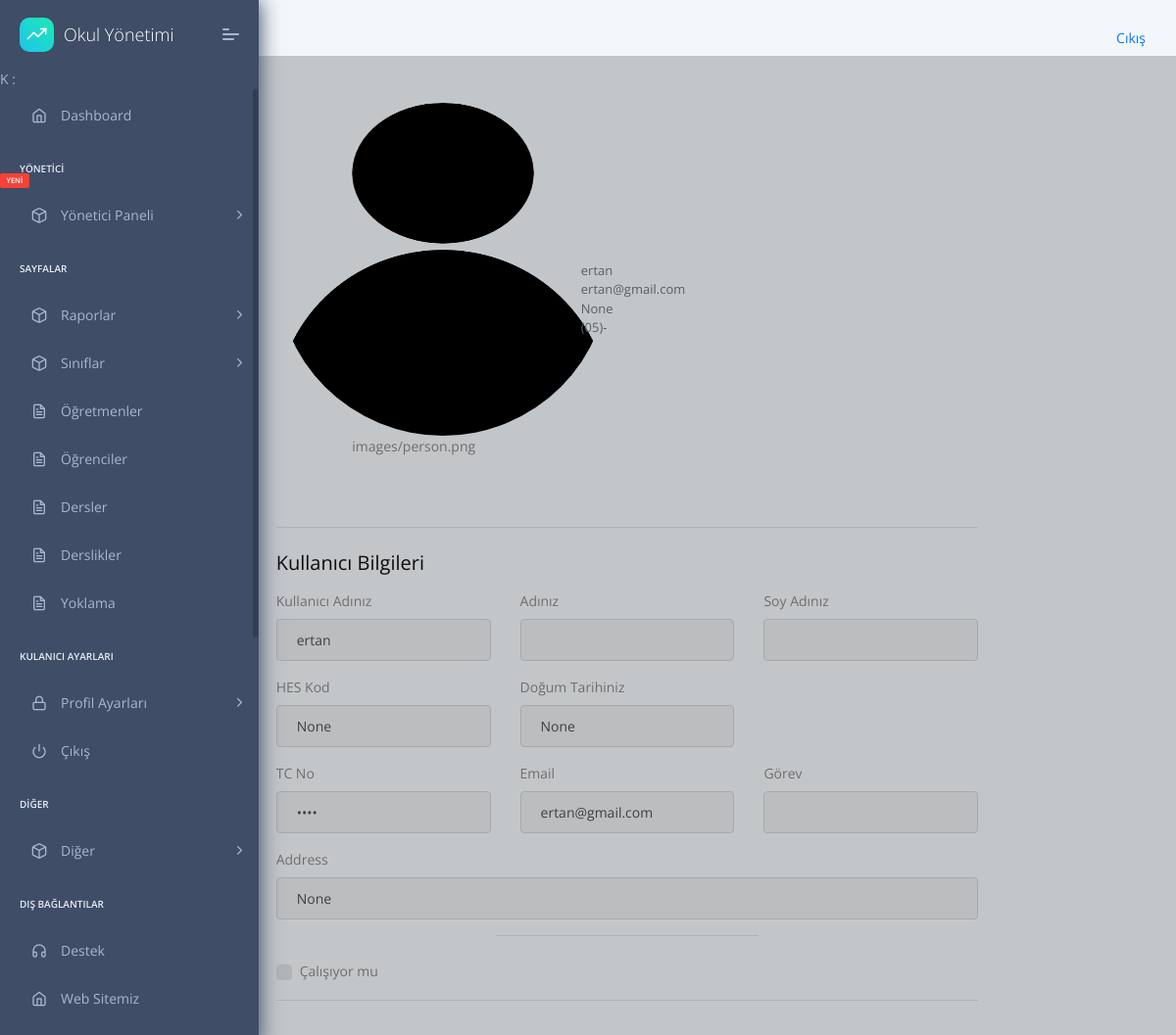
/view/7 (signed in), run on the app's committed database.
### apps/home/models.py (models this page shows, shortened)
class Profil(models.Model):
    user=models.OneToOneField(User,on_delete=models.CASCADE,related_name="user")
    TC=models.CharField(max_length=11,unique=True,validators=[validateEven],blank=True,null=True)# regex eklenecek, validasyon yapilacak
    image=models.ImageField(upload_to="images/ogretmenler/",blank=True,null=True,default='images/person.png')
    job=models.ForeignKey(JobsTable,on_delete=models.CASCADE,unique=False,blank=True,null=True)
    phone=models.CharField(validators=[validatePhone], max_length=17, blank=True,default="05",null=True,unique=False) # regex eklenecek, validasyon yapilacak
    adress=models.TextField(max_length=100,unique=False,blank=True,null=True)
    isWorking=models.BooleanField(default=True,unique=False,blank=True,null=True)
    HESCode=models.CharField(max_length=12,unique=True,validators=[validateHesCode],blank=True,null=True)
    birthdate=models.DateField(("Doğum Tarihiniz"), auto_now=False, auto_now_add=False,unique=False,blank=True,null=True)
    sexualChoice=(('Kız','Kız'),
              ('Erkek','Erkek'),
              ('Diger','Diğer'),
    )
    gender=CharField(max_length=10 ,choices=sexualChoice,unique=False,blank=True,null=True)

### apps/home/views.py (the view)
# urls.py: path('view/<int:pk>', views.profilView, name='users-view'),
@login_required(login_url="/login/")
def profilView(request,pk=None):
    detail = Profil.objects.get(id=pk)
    context={
        'detail':detail,
        'media_url':settings.MEDIA_URL
        }
    return render(request, "home/profilView.html", context)

### apps/templates/home/profilView.html (shortened to what this page needs)
{% extends "layouts/base.html" %}
{% block content %}
<div class="container">
    <div class="row justify-content-center">
        <div class="col-12 col-lg-10 col-xl-8 mx-auto">
            <div class="my-4">
                <form method="POST">
                    <div class="row mt-5 align-items-center">
                        <div class="col-md-5 text-center mb-5">
                            <div class="avatar avatar-xl">
                                <img src="{{detail.image.url}}" alt="..." class="avatar-img rounded-circle" width="340" height="340"/>
                                {{detail.image}}
                            </div>
                        </div>
                        <div class="col">
                            <div class="row align-items-center">
                                <div class="col-md-7">
                                </div>
                            </div>
                            <div class="row mb-4">
                                <div class="col">
                                    <p class="small mb-0 text-muted">{{detail.user.username}}</p>
                                    <p class="small mb-0 text-muted">{{detail.user.email}}</p>
                                    <p class="small mb-0 text-muted">{{detail.adress}}</p>
                                    <p class="small mb-0 text-muted">{{detail.phone}}</p>
                                </div>
                            </div>
                        </div>
                    </div>
                    <hr class="my-4" />
                    <div class="row">
                        <div class="col-md-12 order-md-1">
                          <h4 class="mb-3">Kullanıcı Bilgileri   </h4>
                          <form class="needs-validation" novalidate="" action="POST">
                            <div class="row">
                                <div class="col-md-4 mb-3">
                                    <label for="username">Kullanıcı Adınız</label>
                                    <div class="input-group">
                                      <input readonly type="text" class="form-control" id="username" placeholder="Username" required="" value={{detail.user.username}}>
                                    </div>
                                  </div>
                                <div class="col-md-4 mb-3">
                                <label for="firstName">Adınız</label>
                                <input readonly type="text" class="form-control" id="firstName" placeholder="" value="{{detail.user.first_name |capfirst}}" required="">
                              </div>
                              <div class="col-md-4 mb-3">
                                <label for="lastName">Soy Adınız</label>
                                <input  readonly type="text" class="form-control" id="lastName" placeholder="" value="{{detail.user.last_name|capfirst}}" required="">
                              </div>
                            </div>
                            <div class="row">
                              <div class="col-md-4 mb-3">
                                <label for="hescode">HES Kod</label>
                                <input readonly type="text" class="form-control" id="hescode" placeholder="____-____-_" value="{{detail.HESCode}}" required="">
                              </div>
                              <div class="col-md-4 mb-3">
                                <label readonly for="birthday">Doğum Tarihiniz</label>
                                <div class="input-group">
                                  <input readonly type="text" class="form-control" id="Test_DatetimeLocal" placeholder="Doğum Tarihiniz" required="" value="{{detail.birthdate}}">
                                </div>
                              </div>
                            </div>
                            <div class="row">
                                <div class="col-md-4 mb-3">
                                    <label for="TCnumber">TC No</label>
                                    <input readonly type="password" class="form-control" id="TCnumber" placeholder="___________" value="{{detail.TC}}" required="">
                                  </div>
                            <div class="col-md-4 mb-3">
                              <label for="email">Email </label>
                              <input readonly type="email" class="form-control" id="email" placeholder="you@example.com" value={{detail.user.email}}>
                            </div>
                            <div class="col-md-4  mb-3">
                              <label for="job">Görev</label>
                                <input readonly type="text" class="form-control" id="job" placeholder="" value={{detail.job.name}}>
                            </div>
                          </div>
                            <div class="mb-3">
                              <label for="address">Address</label>
                              <input readonly type="text" class="form-control" id="address" placeholder="1234 Main St" required="" value={{detail.adress}}>
                            </div>
                            <hr class="col-md-4 mb-4">
                            <div class="custom-control custom-checkbox">
                              <label class="custom-control-label" for="isWorking">Çalışıyor mu </label>
                            </div>
                            <hr class="mb-4">
                          </form>
                        </div>
                      </div>
                </form>
            </div>
        </div>
    </div>
    </div>
    {% endblock content %}

### data on the page
Profil: image (picture), image "images/person.png", user.username "ertan", user.email "ertan@gmail.com", adress "None", phone "(05)-", HESCode "None", birthdate "None"
